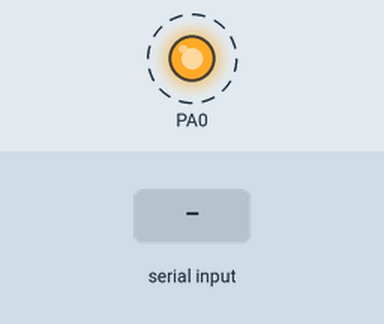
Simulated run of this program. Board: ATmega32, built with avr-gcc and emulated at 8 MHz (the files do not name the chip). Shown: output pins drawn as LEDs (lit = HIGH). Dashed ring = blinking. Inputs (shaded band) come from the test bench. What the program prints to the serial monitor is not drawn.

Above: at 1.2 s.
1.3 s: "n\n" received over Serial
At 1.3 s:
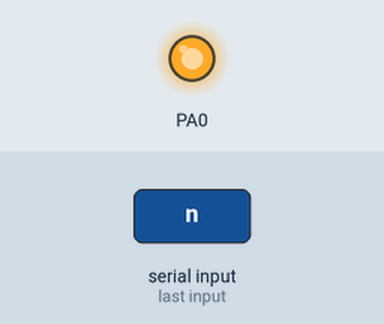
2.8 s: "c\n" received over Serial
At 2.97 s:
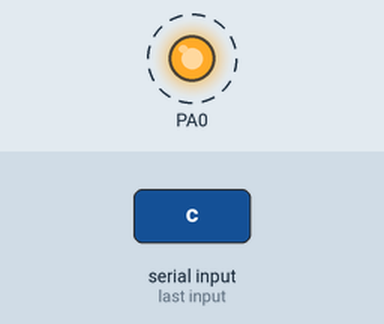
5.8 s: "d\n" received over Serial
Timing chart, 0 to 14.8 s (numbered marks = the images above; inputs shaded):
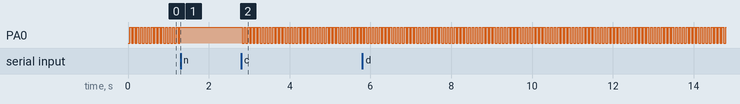

Measured:
- after the input at 1.3 s, PA0: stops changing and stays HIGH
- after the input at 2.8 s, PA0: alternates HIGH for 0.04 s and LOW for 0.04 s, starting at once
- by itself, PA0: alternates HIGH for 0.04 s and LOW for 0.04 s

The program:

main.c
```c
///STEROWNIK
#include "AVR_Defines.h"
#include <avr/io.h>
#include <avr/delay.h>
#include "my_uart.h"
#include "funkcje.h"
#include <avr/interrupt.h>
#include <util/atomic.h>
#include <stdio.h>
#include <string.h>
#include<avr/eeprom.h>


volatile uint8_t Feedback = '-';
volatile uint8_t BUFOR_wejsciowy[64];
volatile uint8_t licznik_bufor_we=0;
volatile bool ReceiveAcces=false;
volatile uint8_t Index = 0;
uint8_t* EEMEM AdresEprom = 0x00;

int main(void)
{

	uart_init();//inicjalizacja UARTU
	sei();//zezwolenie na przewania

	AdresEprom = 0x00;

	// WE/Wy init
	struct wejWyj objekty[amount_of_devices+1];
	WE_WY_Init(objekty);

	AdresEprom = 0x01;
	for(int i=1;i<=16;i++)
		{
			objekty[i].IsOpen = eeprom_read_dword(AdresEprom);
			AdresEprom++;//+1
		}
	AdresEprom=0x00;

	///Zmienne przechowywuj¹ce informacje o danych wyj ciowych
	volatile uint8_t BUFOR_wyjsciowy[512];//deklaracja
	BUFOR_wyjsciowy[0]='\0';//zerowanie
	volatile uint8_t licznik_bufor_wy=0;

	volatile uint8_t s_help[128];
	s_help[0] = '\0';
	volatile uint8_t s_help2[128];
	s_help2[0] = '\0';
	volatile int i_help=0;

	DDRA = 0b00000001;
	SetBit(PORTA,0);

    while (1)
    {

		if(objekty[Index].IsOpen==true)
		{
				ATOMIC_BLOCK(ATOMIC_FORCEON)
				{
					licznik_bufor_we=0;
					BUFOR_wejsciowy[0]='\0';
					ReceiveAcces=true;
					uart_send_string(objekty[Index].name);
					if(objekty[Index].name[0]=='P') NegBit(PORTA,0);
				}

				WaitForResponse(25);//keyword delay//10 ms to za malo, komputer wysy³a 'g' juz do nastêpnego objektu
				ReceiveAcces=false;

				ATOMIC_BLOCK(ATOMIC_FORCEON)
				{

					if(BUFOR_wejsciowy[0] != '\0')
					{
							// <<operacje>>
						if(BUFOR_wejsciowy[0]=='r' && Index==0) //refresh //tylko komputer
						{
							objekty[Index].Command = 'r';
						}
						else if(BUFOR_wejsciowy[0]=='n' && Index==0) //new info
						{
							objekty[Index].Command = 'n';
						}
						else if(BUFOR_wejsciowy[0]=='g') //good
						{
							objekty[Index].Command = 'g';
						}
						else uart_send_string("b");//brak odpowiedzi


						BUFOR_wejsciowy[0]='\0';//czyszczenie
						licznik_bufor_we=0;
					}
					else uart_send_string("b");//brak odpowiedzi

				}//Atomic

//---------------------------------------------------------------------------------------//

				//Wykonanie komend
				if(Index==0 && objekty[Index].Command == 'n')
				{// PC>n
					objekty[Index].Command = '-';
					ReceiveAcces=true;
					uart_send_string("g");//od terazczekam na nowosci
					WaitForResponse(5000);//keyword delay
					_delay_ms(10);
					ReceiveAcces=false;
					s_help[0] = '\0';
					strcat(s_help,BUFOR_wejsciowy);
					if(s_help[0] != '\0')
					{
						if(strlen(s_help)==10 && s_help[0]=='a' && s_help[9]=='c')//otwarcie portu dla czujnika
						{//a(add)9(ID)1234567(MAX) //!!! Ostatni czujnik ma ID=15
							//Nazwy obiektow sa stale od startu programu
							i_help = s_help[1]-48;
							if(i_help<1 && i_help>16) i_help=3;
							objekty[i_help].IsOpen = true;
							objekty[i_help].Command = '-';
							objekty[i_help].Err = 0;
							s_help2[0]=s_help[2];
							s_help2[1]=s_help[3];
							s_help2[2]=s_help[4];
							s_help2[3]=s_help[5];
							s_help2[4]=s_help[6];
							s_help2[5]=s_help[7];
							s_help2[6]=s_help[8];
							s_help2[7]='\0';
							objekty[i_help].MAX = StrToUint32(s_help2);
							total++;
							uart_send_string("g");//poprawnie dodany czujnik
							BUFOR_wejsciowy[0]='\0';
							AdresEprom = i_help;
							eeprom_write_byte(AdresEprom,true);
							AdresEprom = 0;
						}
						else if(strlen(s_help)==3 && s_help[0]=='a' && s_help[2]=='r')//otwarcie portu dla regulatora
						{//a(oznaczenie add)14(id obiektu)   //!!! Ostatni regulator ma id = 16
							//Nazwy obiektow sa stale od startu programu
							i_help = s_help[1]-48;
							if(i_help<1 && i_help>16) i_help=3;
							objekty[i_help].IsOpen = true;
							objekty[i_help].Command = '-';
							objekty[i_help].Err =0;
							total++;
							uart_send_string("g");//poprawnie dodany regulator
							AdresEprom = i_help;
							eeprom_write_byte(AdresEprom,true);
							AdresEprom = 0;
						}
						else if(strlen(s_help)==2 && s_help[0]=='d')//zamkniecie portu
						{//d(delete)
							i_help = s_help[1]-48;
							if(i_help<1 && i_help>16) i_help=3;
							objekty[i_help].IsOpen = false;
							total--;
							uart_send_string("g");//poprawnie usuniêty obiekt
							AdresEprom = i_help;
							eeprom_write_byte(AdresEprom,false);
							AdresEprom = 0;
						}
						else uart_send_string("b");//Bl¹d ramki
					}
					objekty[Index].Command = '-';
				}//PC>n
				else if(Index==0 && objekty[Index].Command == 'r')
				{//PC>r
					objekty[Index].Command = '-';
					for(int i=1;i<17;i++)
					{
						if(objekty[i].IsOpen == true)
						{

						if(objekty[i].role=='c') strcat(BUFOR_wyjsciowy, "c");
						else if(objekty[i].role=='r') strcat(BUFOR_wyjsciowy, "r");
						else if(objekty[i].role=='p') strcat(BUFOR_wyjsciowy, "p");
						strcat(BUFOR_wyjsciowy, "#");

						s_help[0]='\0';
						strcat(s_help, objekty[i].name);
						s_help2[0]=s_help[0];
						s_help2[1]='_';
						s_help2[2]=s_help[1];
						s_help2[3]=s_help[2];
						s_help2[4]='\0';

						strcat(BUFOR_wyjsciowy, s_help2);


						strcat(BUFOR_wyjsciowy, "#");


							if(objekty[i].role == 'c')
							{
								strcat(BUFOR_wyjsciowy,(uint8_t*)liczba((uint32_t)objekty[i].LX));
							}
							else
							{
								strcat(BUFOR_wyjsciowy,liczba((uint32_t)objekty[i].PWM));
							}

						strcat(BUFOR_wyjsciowy, "#");
						uart_send_string(BUFOR_wyjsciowy);
						_delay_ms(10);//zapewnienie poprawnego przesy³u
						BUFOR_wyjsciowy[0]='\0';
						}
					}
					uart_send_string("e");
					_delay_ms(10);//zapewnienie poprawnego przesy³u
					BUFOR_wyjsciowy[0]='\0';
					objekty[Index].Command = '-';
				}//PC>r
				else if(Index==0 && objekty[Index].Command == 'g')
				{//PC>g
					objekty[Index].Command = '-';
				}//PC>g
				else if(Index!=0 && objekty[Index].Command == 'g' && objekty[Index].role=='c')
				{//C>g
					objekty[Index].Command='-';
					BUFOR_wejsciowy[0]='\0';
					ReceiveAcces=true;
					uart_send('l');
					WaitForResponse(1000);
					_delay_ms(10);
					ReceiveAcces=false;
					s_help[0] = '\0';
					strcat(s_help,BUFOR_wejsciowy);
					BUFOR_wejsciowy[0]='\0';

					if(s_help[0]!='\0' && strlen(s_help)==7)
					{
						objekty[Index].LX = StrToUint32(s_help);

						if( objekty[Index].LX >= objekty[Index].MAX && objekty[Index].LX <= Wm(objekty[Index].MAX) )
						{ }
						else if ( objekty[Index].LX < (objekty[Index].MAX))
						{
							if(objekty[Index+1].PWM <= 254) objekty[Index+1].PWM += 1;
						}
						else
						{
							if(objekty[Index+1].PWM >= 1) objekty[Index+1].PWM -= 1;
						}

					}
				}//C>g
				else if(Index!=0 && objekty[Index].Command == 'g' && objekty[Index].role=='r')
				{//R>g
					objekty[Index].Command = '-';
					uart_send((uint8_t)objekty[Index].PWM);

					_delay_ms(10);
				}//R>g

		}//IF
	Index++;
	if((amount_of_devices+1)==Index) Index=0;

	_delay_ms(1);
	}//while
}

ISR(USART_RXC_vect)//przerwanie dla nadchodz¹cego bajtu z RX
{

	if(ReceiveAcces==true)
	{

		while(((UCSRA) & (1 << RXC)))
		{
			if(licznik_bufor_we>63) licznik_bufor_we=0; //Zapewnienie ¿e je¿eli bufor wyjdzie poza zakres to wróci do pocz¹tku
			BUFOR_wejsciowy[licznik_bufor_we] = UDR; //Przypisanie Nades³anego bajta przez RX do nastêpnej pozycji bufora
			licznik_bufor_we++; //inkrementacja pozycji na której jest zapisywany kolejny bajt
			BUFOR_wejsciowy[licznik_bufor_we] = '\0';
		}
		END_WAIT = true;
	}
	else ClrBit(UCSRA,RXC);

}
```

AVR_Defines.h
```c
#ifndef AVR_DEFINES_H_
#define AVR_DEFINES_H_

// Defs
#define F_CPU 8000000UL
#define SetBit(rejestr,bit) rejestr|=(1<<bit)
#define ClrBit(rejestr,bit) rejestr&=~(1<<bit)
#define NegBit(rejestr,bit) rejestr^=(1<<bit)
#define PC_0 0
#define C_01 1
#define R_10 2
#define C_02 3
#define R_20 4
#define C_03 5
#define R_30 6
#define C_04 7
#define R_40 8
#define C_05 9
#define R_50 10
#define C_06 11
#define R_60 12
#define C_07 13
#define R_70 14
#define C_08 15
#define R_80 16
#define amount_of_devices 16
//end Defs

#endif /* AVR_DEFINES_H_ */
```

funkcje.h
```c
#ifndef FUNKCJE_H_
#define FUNKCJE_H_


typedef enum //zmienna boolowska
{
        false,//0
        true//1
} bool;

struct wejWyj
{
	volatile char * name; //C01, R12, PC0
	unsigned char role; //r (regulator), c (czujnik), p (pc)
	uint32_t LX; //dla czujnikow
	uint8_t PWM; //dla regulatorów, warto c od razu przeliczona zeby regulator nie wykonywal obliczen
	uint8_t Command; //'g' (good) ; 'r' (refresh) ; 'l' (get lux) ; 'n' (new info for driver) ; 'e' (end transmision)
	// 'a' (add) 'd' (delete) 'b' (bug/b³ad)
	uint8_t Err;
	bool IsOpen;
	uint32_t MAX;// maksymalny poziom LX (swiatlo bedzie utrzymywane w przedziale MAX : MAX-100)
	bool IsChanged;
};

volatile uint8_t total;

void WE_WY_Init(struct wejWyj objekty[])
{

		objekty[PC_0].Err = 0;
		objekty[PC_0].name = "PC0";
		objekty[PC_0].role = 'p';
		objekty[PC_0].Command = '-';
		objekty[PC_0].IsChanged = false;
		objekty[PC_0].IsOpen = true;
		//total = 1; //PC0
		objekty[C_01].Err = 0;
		objekty[C_01].name = "C01";
		objekty[C_01].role = 'c';
		objekty[C_01].LX = 10000;
		objekty[C_01].Command = '-';
		objekty[C_01].IsChanged = false;
		objekty[C_01].IsOpen = true;
		objekty[C_01].MAX = 10000;
		//total++;
		objekty[R_10].Err = 0;
		objekty[R_10].name = "R01";
		objekty[R_10].role = 'r';
		objekty[R_10].PWM = 125;
		objekty[R_10].Command = '-';
		objekty[R_10].IsChanged = false;
		objekty[R_10].IsOpen = true;
		//total++;
		objekty[3].Err = 0;
		objekty[3].role = 'c';
		objekty[3].LX = 10000;
		objekty[3].Command = '-';
		objekty[3].IsChanged = false;
		objekty[3].IsOpen = false;
		objekty[3].name = "C02";

		objekty[4].Err = 0;
		objekty[4].role = 'r';
		objekty[4].PWM = 125;
		objekty[4].Command = '-';
		objekty[4].IsChanged = false;
		objekty[4].IsOpen = false;
		objekty[4].name = "R02";

		objekty[5].Err = 0;
		objekty[5].role = 'c';
		objekty[5].LX = 10000;
		objekty[5].Command = '-';
		objekty[5].IsChanged = false;
		objekty[5].IsOpen = false;
		objekty[5].name = "C03";

		objekty[6].Err = 0;
		objekty[6].role = 'r';
		objekty[6].PWM = 125;
		objekty[6].Command = '-';
		objekty[6].IsChanged = false;
		objekty[6].IsOpen = false;
		objekty[6].name = "R03";

		objekty[7].Err = 0;
		objekty[7].role = 'c';
		objekty[7].LX = 10000;
		objekty[7].Command = '-';
		objekty[7].IsChanged = false;
		objekty[7].IsOpen = false;
		objekty[7].name = "C04";

		objekty[8].Err = 0;
		objekty[8].role = 'r';
		objekty[8].PWM = 125;
		objekty[8].Command = '-';
		objekty[8].IsChanged = false;
		objekty[8].IsOpen = false;
		objekty[8].name = "R04";

		objekty[9].Err = 0;
		objekty[9].role = 'c';
		objekty[9].LX = 10000;
		objekty[9].Command = '-';
		objekty[9].IsChanged = false;
		objekty[9].IsOpen = false;
		objekty[9].name = "C05";

		objekty[10].Err = 0;
		objekty[10].role = 'r';
		objekty[10].PWM = 125;
		objekty[10].Command = '-';
		objekty[10].IsChanged = false;
		objekty[10].IsOpen = false;
		objekty[10].name = "R05";

		objekty[11].Err = 0;
		objekty[11].role = 'c';
		objekty[11].LX = 10000;
		objekty[11].Command = '-';
		objekty[11].IsChanged = false;
		objekty[11].IsOpen = false;
		objekty[11].name = "C06";

		objekty[12].Err = 0;
		objekty[12].role = 'r';
		objekty[12].PWM = 125;
		objekty[12].Command = '-';
		objekty[12].IsChanged = false;
		objekty[12].IsOpen = false;
		objekty[12].name = "R06";

		objekty[13].Err = 0;
		objekty[13].role = 'c';
		objekty[13].LX = 10000;
		objekty[13].Command = '-';
		objekty[13].IsChanged = false;
		objekty[13].IsOpen = false;
		objekty[13].name = "C07";

		objekty[14].Err = 0;
		objekty[14].role = 'r';
		objekty[14].PWM = 125;
		objekty[14].Command = '-';
		objekty[14].IsChanged = false;
		objekty[14].IsOpen = false;
		objekty[14].name = "R07";

		objekty[15].Err = 0;
		objekty[15].role = 'c';
		objekty[15].LX = 10000;
		objekty[15].Command = '-';
		objekty[15].IsChanged = false;
		objekty[15].IsOpen = false;
		objekty[15].name = "C08";

		objekty[16].Err = 0;
		objekty[16].role = 'r';
		objekty[16].PWM = 125;
		objekty[16].Command = '-';
		objekty[16].IsChanged = false;
		objekty[16].IsOpen = false;
		objekty[16].name = "R08";

}

int CompareStrings8(const uint8_t *s1,const uint8_t *s2)
{
	for(int i=0;i<8;i++)
	{
		if(s1[i] != s2[i]) return 0;
		else continue;
	}
	return 1;
}

uint8_t *liczba(uint32_t liczb)
{
	//Max 9 999 999
	volatile uint8_t zwrot[8];
	uint32_t i_help = 10;

	for(int i=6;i>=0;i--)
		{
			zwrot[i] = (liczb%i_help)+48;
			liczb /= 10;

		}
	zwrot[7]='\0';
    return zwrot;
}

uint32_t StrToUint32(uint8_t str[])
{
	//max 9 999 999
	volatile uint32_t zwrot = (str[0]-48)*1000000;
	zwrot += (str[1]-48)*100000;
	zwrot += (str[2]-48)*10000;
	zwrot += (str[3]-48)*1000;
	zwrot += (str[4]-48)*100;
	zwrot += (str[5]-48)*10;
	zwrot += (str[6]-48)*1;

	return zwrot;
}

/*uint8_t CharToDigital(uint8_t character)
{
	uint8_t digital=character-48;
return digital;
}*/

volatile bool END_WAIT = false;
void WaitForResponse(uint16_t ms)
{
	END_WAIT = false;
	while(END_WAIT==false && ms>0)
	{
		ms--;
		_delay_ms(1);
	}
	_delay_ms(1);
	END_WAIT = true;
}

/*uint8_t IDtoDigital(uint8_t ID)
{
	uint8_t Digital;
	if(ID==0x01) Digital='1';
	else if(ID==0x02) Digital='2';
	else if(ID==0x03) Digital='3';
	else if(ID==0x04) Digital='4';
	else if(ID==0x05) Digital='5';
	else if(ID==0x06) Digital='6';
	else if(ID==0x07) Digital='7';
	else if(ID==0x08) Digital='8';
	else if(ID==0x09) Digital='9';
	else Digital = 0;

	return Digital;
}*/

///Funkcja zwracaj¹ca zasiêg w jakim ma byc regulowane swiatlo, od 50 do 150 lx
int Wm(int Wb) //Wm warto c maksymalna //Wb wartosc bezpieczna
{
	int Wm = 0;
	int Wb20pr = Wb / 5;

	if 		(Wb20pr <= 50) 					Wm = Wb + 50;
    else if (Wb20pr > 50 && Wb20pr <= 200) 	Wm = Wb + Wb20pr;
    else if (Wb20pr > 200) 					Wm = Wb + 200;
    else return -1;

    return Wm;
}


#endif /* FUNKCJE_H_ */
```

my_uart.h
```c
#ifndef MY_UART_H_
#define MY_UART_H_

#include<avr/io.h>
#include<avr/interrupt.h>
#include<util/delay.h>
#include<avr/pgmspace.h>
#define speed 51

void uart_init()
{
	//Enable transmiter and receiver and enable Recive interrupt
	UCSRB |= (1<<TXEN) | (1<< RXEN) | (1 << RXCIE);
	//UCSRB |= (1<< RXEN) | (1 << RXCIE);
	//SetBit(UCSRB,TXEN); SetBit(UCSRB,RXEN); SetBit(UCSRB,RXCIE);

	//Enable only receiver and enable Recive interrupt
	//UCSRB |= (1<< RXEN) | (1 << RXCIE);

	// 8 data, 1 stop, no parity
	//UCSRC |= (1<<URSEL)/*7*/ | (1<<UCSZ0)/*1*/ | (1<<UCSZ1)/*2*/;
	UCSRC = 0b10000110;


	//baudrate
	UBRRH= speed >> 8;
	UBRRL=(uint8_t) speed;
}

void uart_send(uint8_t data)
{
    while (!( UCSRA & (1 << UDRE))); // wait while register is free
    UDR = data;                    // load data into the register
}

uint8_t uart_receive()
{
	while(!((UCSRA) & (1 << RXC)));     // wait while data is being received
	return UDR;                     // return data
}

uint8_t uart_receive_NoWait()
{
	if(!((UCSRA) & (1 << RXC)))    // wait while data is being received
	return '-';
	else return UDR;// return data

}

uint8_t uart_receive_Wait(uint32_t W)
{
	uint8_t bajcik;
	uint32_t W_=W;
	ClrBit(PORTD,6);
	while(W_ && !((UCSRA) & (1 << RXC)))// wait while data is being received
	{

		return UDR;// return data

		W_--;
	}


	 return '-';// return data
}

void uart_send_string(uint8_t * ss)
{
	while(*ss!='\0')
	{
		uart_send(*ss);
		ss++;
	}

}

#endif /* MY_UART_H_ */
```
